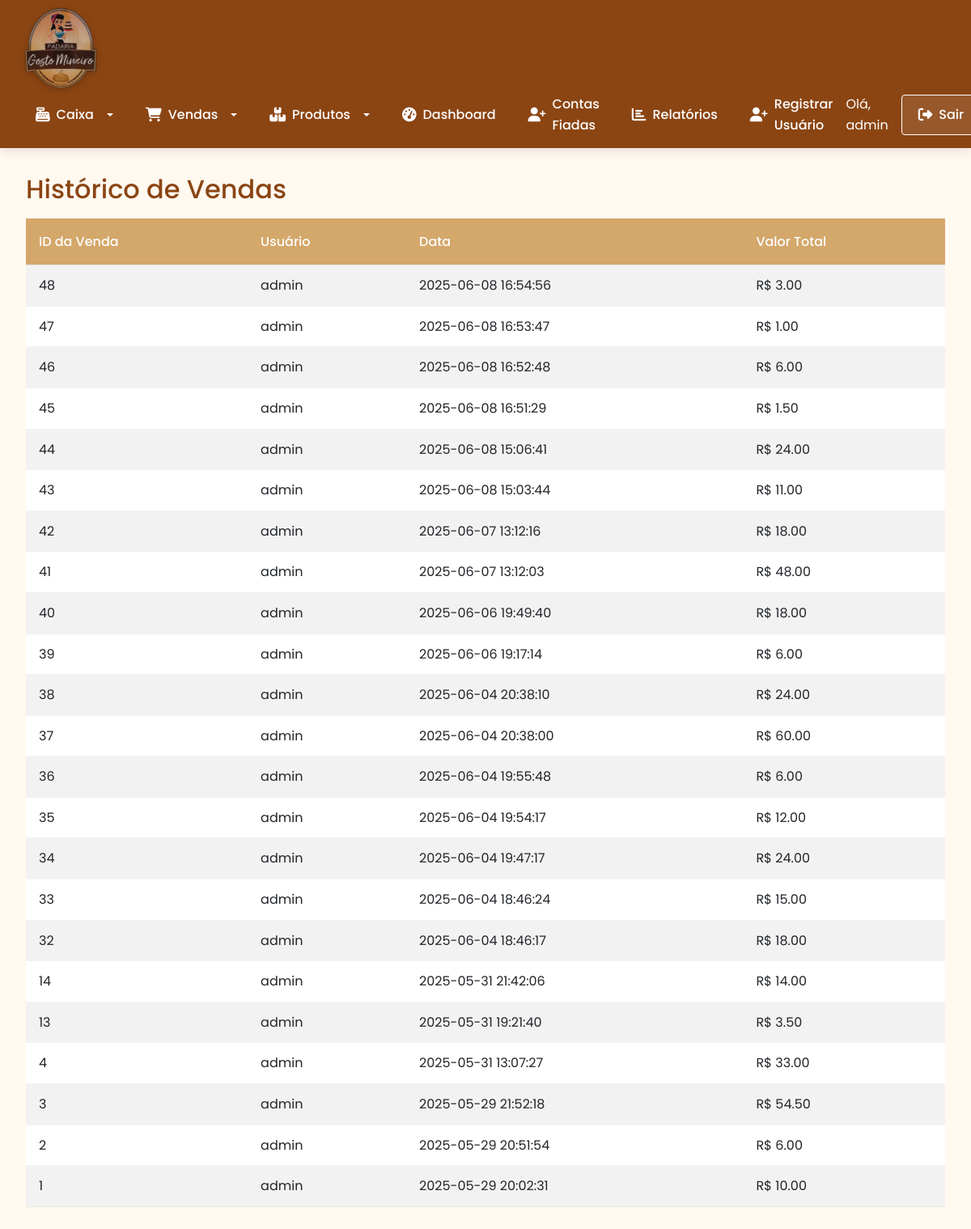
Page /historico_vendas (signed in) on the committed database.
### tables this page shows
CREATE TABLE usuarios (
    id INTEGER PRIMARY KEY AUTOINCREMENT,
    nome TEXT NOT NULL,
    senha TEXT NOT NULL,
    tipo TEXT DEFAULT 'usuario' -- adm ou usuario
);

CREATE TABLE vendas (
    id INTEGER PRIMARY KEY AUTOINCREMENT,
    data_hora TEXT NOT NULL,
    usuario_id INTEGER NOT NULL,
    valor_total REAL NOT NULL,
    forma_pagamento TEXT NOT NULL,
    FOREIGN KEY(usuario_id) REFERENCES usuarios(id)
);

### app.py (the view)
@app.route('/historico_vendas')
@login_required
def historico_vendas():
    db = get_db()
    usuario_id = current_user.id
    vendas_usuario = db.execute('''
        SELECT v.id, u.nome, v.valor_total, v.data_hora
        FROM vendas v
        JOIN usuarios u ON v.usuario_id = u.id
        WHERE v.usuario_id = ?
        ORDER BY v.data_hora DESC
    ''', (usuario_id,)).fetchall()
    return render_template('historico_vendas.html', vendas=vendas_usuario)

### app.py (called while the page is built)
@app.before_request
def make_session_permanent():
    session.permanent = True  # Ativa expiração da sessão

@login_manager.user_loader
def load_user(user_id):
    db = get_db()
    cur = db.execute('SELECT * FROM usuarios WHERE id = ?', (user_id,))
    user = cur.fetchone()
    if user:
        return User(user[0], user[1], user[3])
    return None

### database.py (called while the page is built)
def get_db():
    db = getattr(g, '_database', None)
    if db is None:
        db = g._databse = sqlite3.connect(DATABASE)
        db.row_factory = sqlite3.Row
    return db

def close_connection(exception):
    db = getattr(g, '_database', None)
    if db is not None:
        db.close()

### templates/historico_vendas.html (shortened to what this page needs)
{% extends "base.html" %}
{% block content %}
<h2>Histórico de Vendas</h2>
{% if vendas %}
    <table class="table table-striped">
        <thead>
            <tr>
                <th>ID da Venda</th>
                <th>Usuário</th>
                <th>Data</th>
                <th>Valor Total</th>
            </tr>
        </thead>
        <tbody>
            {% for venda in vendas %}
                <tr>
                    <td>{{ venda[0] }}</td>
                    <td>{{ venda[1] }}</td>
                    <td>{{ venda[3] }}</td>
                    <td>R$ {{ "%.2f"|format(venda[2]) }}</td>
                </tr>
            {% endfor %}
        </tbody>
    </table>
{% else %}
    <p class="alert alert-info">Nenhuma venda registrada ainda.</p>
{% endif %}
{% endblock %}

### templates/base.html (shortened to what this page needs)
<!DOCTYPE html>
<html lang="pt-br">
<head>
    <link href="https://cdn.jsdelivr.net/npm/bootstrap@5.3.0/dist/css/bootstrap.min.css" rel="stylesheet">
    <link href="https://cdnjs.cloudflare.com/ajax/libs/font-awesome/6.4.0/css/all.min.css" rel="stylesheet">
    <link rel="stylesheet" href="{{ url_for('static', filename='style.css') }}">
</head>
<body>
<header>
    <nav class="navbar navbar-expand-lg">
        <div class="container-fluid">
            <div class="navbar-logo">
                <a href="{{ url_for('index') }}">
                    <img src="{{ url_for('static', filename='logo.png') }}" />
                </a>
            </div>
            <div class="collapse navbar-collapse" id="navbarContent">
                <ul class="navbar-nav me-auto mb-2 mb-lg-0">
                    {% if current_user.is_authenticated %}
                        <li class="nav-item dropdown">
                            <a class="nav-link dropdown-toggle" href="#" id="caixaDropdown" role="button" data-bs-toggle="dropdown">
                                <i class="fas fa-cash-register"></i> Caixa
                            </a>
                        </li>
                        <li class="nav-item dropdown">
                            <a class="nav-link dropdown-toggle" href="#" id="vendasDropdown" role="button" data-bs-toggle="dropdown">
                                <i class="fas fa-cart-shopping"></i> Vendas
                            </a>
                        </li>
                        <li class="nav-item dropdown">
                            <a class="nav-link dropdown-toggle" href="#" id="produtosDropdown" role="button" data-bs-toggle="dropdown">
                                <i class="fas fa-boxes"></i> Produtos
                            </a>
                        </li>
                        <li class="nav-item">
                            <a class="nav-link" href="{{ url_for('dashboard') }}"><i class="fas fa-tachometer-alt"></i> Dashboard</a>
                        </li>
                        <li class="nav-item">
                            <a class="nav-link" href="{{ url_for('listar_clientes') }}"><i class="fas fa-user-plus"></i> Contas Fiadas</a>
                        </li>
                        <li class="nav-item">
                            <a class="nav-link" href="{{ url_for('relatorios') }}"><i class="fas fa-chart-bar"></i> Relatórios</a>
                        </li>
                        {% if current_user.tipo == 'adm' %}
                            <li class="nav-item">
                                <a class="nav-link" href="{{ url_for('register') }}"><i class="fas fa-user-plus"></i> Registrar Usuário</a>
                            </li>
                        {% endif %}
                    {% else %}
                        <li class="nav-item">
                            <a class="nav-link" href="{{ url_for('login') }}"><i class="fas fa-sign-in-alt"></i> Login</a>
                        </li>
                    {% endif %}
                </ul>
                <div class="d-flex align-items-center">
                    {% if current_user.is_authenticated %}
                        <span class="text-white me-3">Olá, {{ current_user.nome }}</span>
                        <a href="{{ url_for('logout') }}" class="btn btn-outline-light"><i class="fas fa-sign-out-alt"></i> Sair</a>
                    {% endif %}
                </div>
            </div>
        </div>
    </nav>
</header>
<div class="container">
    {% block content %}{% endblock %}
</div>
</body>
</html>

### static/style.css (style rules this page uses)
:root { --primary: #D4A76A; --secondary: #8B4513; --accent: #E31837; --light: #FFF9F0; --dark: #2C241B; --success: #5CB85C; --info: #5BC0DE; --warning: #F0AD4E; --danger: #D9534F; }
* { margin: 0; padding: 0; box-sizing: border-box; font-family: 'Poppins', sans-serif; }
body { font-family: 'Poppins', sans-serif; background-color: var(--light); color: var(--dark); line-height: 1.6; min-height: 100vh; }
.navbar { background-color: var(--secondary); padding: 1rem 2rem; box-shadow: 0 4px 12px rgba(0, 0, 0, 0.1); display: flex; align-items: center; flex-wrap: wrap; justify-content: space-around; }
.navbar-nav { display: flex; align-items: center; gap: 1.5rem; }
.navbar-logo img { height: 80px; filter: drop-shadow(0 2px 4px rgba(0, 0, 0, 0.2)); transition: transform 0.3s ease; }
.nav-link { color: white; text-decoration: none; font-weight: 500; font-size: 1rem; padding: 0.5rem 1rem; border-radius: 4px; transition: all 0.3s ease; justify-content: space-around; gap: 0.5rem; }
.nav-link i { font-size: 1.1rem; }
.container { flex: 1; padding: 2rem; max-width: 1200px; margin: 0 auto; width: 100%; }
.btn { padding: 0.5rem 1.25rem; border-radius: 4px; font-weight: 500; height: 50px; transition: all 0.3s ease; border: none; cursor: pointer; display: inline-flex; align-items: center; gap: 0.5rem; }
.btn-outline-light { background-color: transparent; color: white; border: 1px solid white; }
.table { width: 100%; border-collapse: collapse; }
.table th { background-color: var(--primary); color: white; padding: 1rem; text-align: left; font-weight: 500; }
.table td { padding: 0.75rem 1rem; border-bottom: 1px solid rgba(0, 0, 0, 0.05); }
h1, h2, h3, h4, h5, h6 { color: var(--secondary); margin-bottom: 1rem; }
h2 { font-size: 2rem; }
a, button { transition: all 0.3s ease; }
.nav-item { animation: fadeIn 0.5s ease forwards; }
i.fas { font-size: 1.1em; }
.btn-outline-light { background-color: rgba(255, 255, 255, 0.1); transition: all 0.3s ease; }
.navbar { background-color: var(--secondary); padding: 0.5rem 1rem; }
.navbar-expand-lg .navbar-nav .nav-link { padding: 0.5rem 1rem; color: white; display: flex; align-items: center; gap: 0.5rem; }
.navbar-nav { gap: 0.5rem; }
.navbar-logo img { height: 100px; margin-right: 1rem; }
.dropdown-toggle::after { margin-left: 0.5em; vertical-align: 0.15em; }

### rows in the picture
usuarios: nome "admin"
vendas: id "48", nome "admin", data_hora "2025-06-08 16:54:56", valor_total "3.00"
vendas: id "47", nome "admin", data_hora "2025-06-08 16:53:47", valor_total "1.00"
vendas: id "46", nome "admin", data_hora "2025-06-08 16:52:48", valor_total "6.00"
vendas: id "45", nome "admin", data_hora "2025-06-08 16:51:29", valor_total "1.50"
vendas: id "44", nome "admin", data_hora "2025-06-08 15:06:41", valor_total "24.00"
vendas: id "43", nome "admin", data_hora "2025-06-08 15:03:44", valor_total "11.00"
vendas: id "42", nome "admin", data_hora "2025-06-07 13:12:16", valor_total "18.00"
vendas: id "41", nome "admin", data_hora "2025-06-07 13:12:03", valor_total "48.00"
vendas: id "40", nome "admin", data_hora "2025-06-06 19:49:40", valor_total "18.00"
vendas: id "39", nome "admin", data_hora "2025-06-06 19:17:14", valor_total "6.00"
vendas: id "38", nome "admin", data_hora "2025-06-04 20:38:10", valor_total "24.00"
vendas: id "37", nome "admin", data_hora "2025-06-04 20:38:00", valor_total "60.00"
vendas: id "36", nome "admin", data_hora "2025-06-04 19:55:48", valor_total "6.00"
vendas: id "35", nome "admin", data_hora "2025-06-04 19:54:17", valor_total "12.00"
vendas: id "34", nome "admin", data_hora "2025-06-04 19:47:17", valor_total "24.00"
vendas: id "33", nome "admin", data_hora "2025-06-04 18:46:24", valor_total "15.00"
vendas: id "32", nome "admin", data_hora "2025-06-04 18:46:17", valor_total "18.00"
vendas: id "14", nome "admin", data_hora "2025-05-31 21:42:06", valor_total "14.00"
vendas: id "13", nome "admin", data_hora "2025-05-31 19:21:40", valor_total "3.50"
vendas: id "4", nome "admin", data_hora "2025-05-31 13:07:27", valor_total "33.00"
vendas: id "3", nome "admin", data_hora "2025-05-29 21:52:18", valor_total "54.50"
vendas: id "2", nome "admin", data_hora "2025-05-29 20:51:54", valor_total "6.00"
vendas: id "1", nome "admin", data_hora "2025-05-29 20:02:31", valor_total "10.00"
